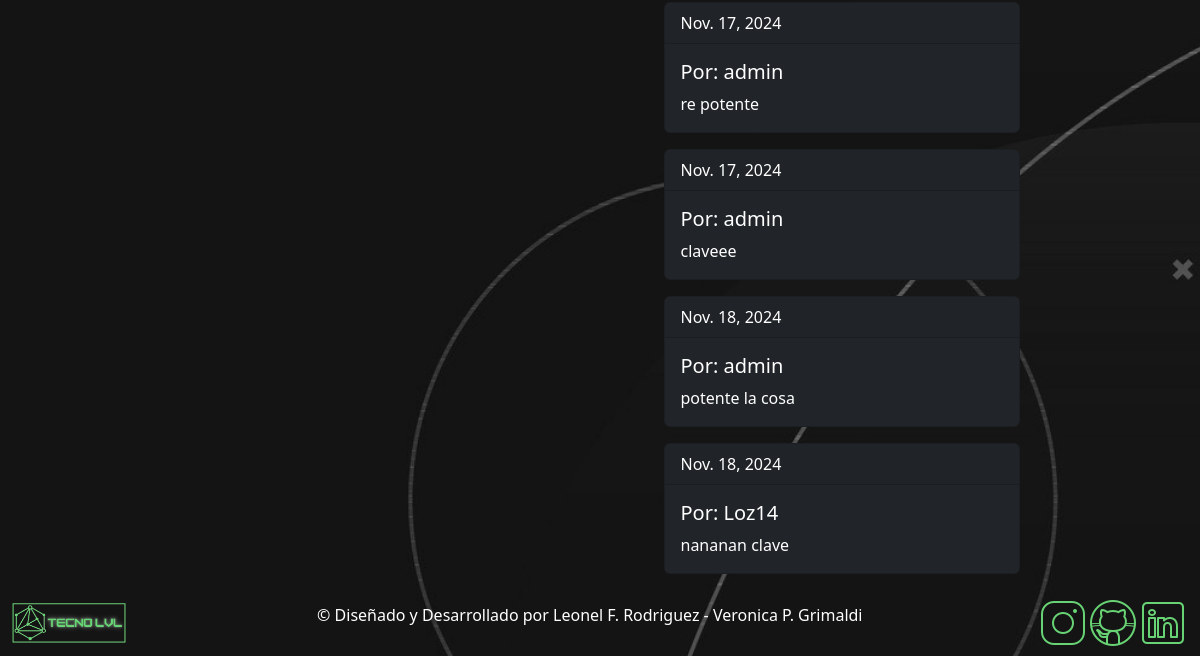
Before: /producto_detalles/1 (signed in, lower part) with the older database file.
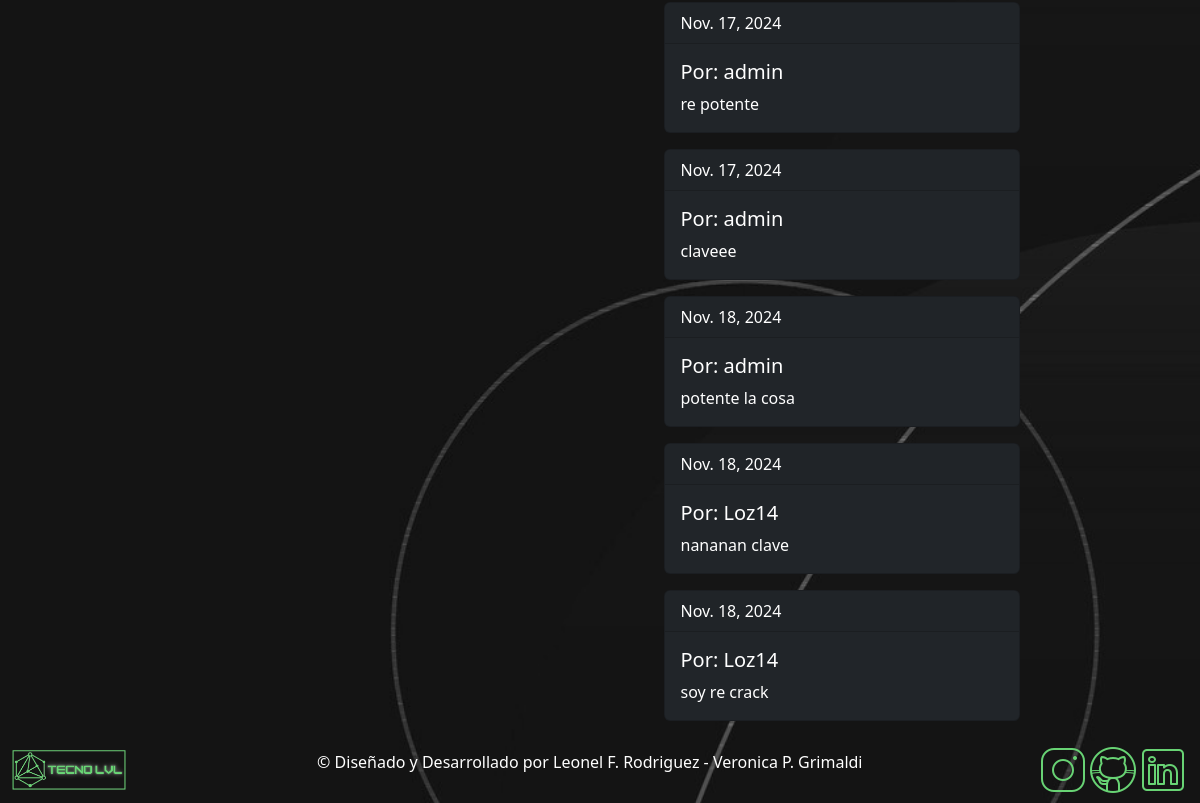
After: the same page with the newer database file.
### apps/comentario/models.py (models this page shows, shortened)
class Comentario(models.Model):
    usuario = models.ForeignKey(Usuario,on_delete=models.CASCADE)
    producto = models.ForeignKey(Producto,on_delete=models.CASCADE)
    descripcion = models.CharField(max_length=255)
    fecha = models.DateField(auto_now_add=True)

### apps/usuario/models.py (models this page shows, shortened)
class Usuario(AbstractUser):
    nombre = models.CharField(max_length=30)
    apellido = models.CharField(max_length=30)
    email = models.EmailField(max_length=100)

### apps/producto/views.py (the view, shortened to what this page needs)
# urls.py: path('producto_detalles/<int:pk>',ProductoDetallesView.as_view(),name='producto_detalles')
class ProductoDetallesView(LoginRequiredMixin,TemplateView):
    template_name = 'html/producto_detalles.html'
    login_url = 'login'
    def get_context_data(self, **kwargs):
        context = super().get_context_data(**kwargs)
        producto = get_object_or_404(Producto, id=kwargs['pk'])
        comentarios = Comentario.objects.filter(producto=kwargs['pk'])
        form = ComentarioForm()
        context['producto'] = producto
        context['comentarios'] = comentarios
        context['form'] = form
        return context

### apps/templates/html/producto_detalles.html (shortened to what this page needs)
{% extends 'base.html' %}
{% load static %}
{% block head %}
<link rel="stylesheet" href="{% static 'css/estilo_producto_detalles.css' %}">
{% endblock %}
{% block content %}
<main>
    <div class="container mt-4 text-white">
        <div class="row justify-content-center gap-2">
            <div class="col-md-5">
            </div>
            <div class="col-md-4 text-white">
                {% for comentario in comentarios%}
                <div class="card text-bg-dark mb-3" style="max-width: 25rem;">
                    <div class="card-header">{{comentario.fecha}}</div>
                    <div class="card-body">
                        <h5 class="card-title">Por: {{comentario.usuario.username}}</h5>
                        <p class="card-text">{{comentario.descripcion}}</p>
                    </div>
                </div>
                {% endfor %}
            </div>
        </div>
    </div>
</main>
{% endblock %}

### apps/templates/base.html (shortened to what this page needs)
{% load static %}
{% load django_bootstrap5 %}
<!DOCTYPE html>
<html lang="en">
<head>
    <link rel="stylesheet" href="{% static 'css/estilo_nav_footer_fondo.css' %}">
    {% block head %}{% endblock%}
    <link href="https://cdn.jsdelivr.net/npm/bootstrap@5.3.3/dist/css/bootstrap.min.css" rel="stylesheet"
>
</head>
<body>
    {% block content %} {% endblock %}
    <footer class="navbar bg-transparent" data-bs-theme="dark">
        <div class="container-fluid">
            <img src="{% static 'img/LVL.png'%}" alt="tecno-icon" class="navbar-brand" style="height: 50px;">
            <div class="contenedor_copyright">
                <p>&copy; Diseñado y Desarrollado por Leonel F. Rodriguez - Veronica P. Grimaldi</p>
            </div>
            <div class="d-flex">
                <a href="#"><img src="{% static 'img/icons8-instagram-50.png' %}" alt="ig-icon"></a>
                <a href="https://github.com/Leonel-14/TecnoLVL/tree/master"><img src="{% static 'img/icons8-github-50.png' %}" alt="github-icon"></a>
                <a href="#"><img src="{% static 'img/icons8-linkedin-50.png' %}" alt="lkdin-icon"></a>
            </div>
        </div>
    </footer>
</body>

### apps/templates/static/css/estilo_nav_footer_fondo.css (style rules this page uses)
* { margin: 0; padding: 0; box-sizing: border-box; }
html, body { background-image:url("../img/fondo.jpg"); background-position:center; background-repeat: no-repeat; background-size: cover; background-attachment: fixed; margin: 0 !important; height: 100% !important; }
body { display: flex !important; flex-direction: column !important; }
main { flex: 1 !important; }
footer { color: white; padding: 10px; }

### apps/templates/static/css/estilo_producto_detalles.css (style rules this page uses)
.contenedor_datos_producto_detalle h2,p { color: white; }

Changed rows visible on the page:
added Comentario: fecha "Nov. 18, 2024", usuario.username "Loz14", descripcion "soy re crack"
